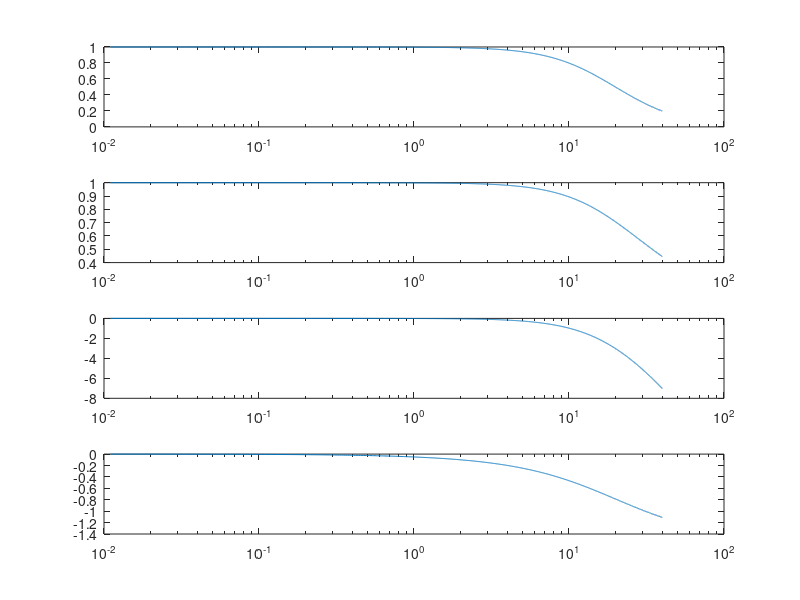

Write the MATLAB code that produced this figure.
clear
tau = 0.8e-2;
T = 2.5;
df = 1.10e-2;
f = (0:df:40);
lf = length(f);


for k = 1:lf
    H(k) = 1/(1 + 1j*2*pi*f(k)*tau);
    modH(k)= 1/sqrt(1 + (2*pi*f(k)*tau)^2);
    modHdb(k) = 20 * log10(modH(k));
    angH(k) = angle(H(k));
end
fc = 1/tau*2*pi
subplot(4,1,1)
    semilogx(f,H)
subplot(4,1,2)
    semilogx(f,modH)
subplot(4,1,3)
    semilogx(f,modHdb)
subplot(4,1,4)
    semilogx(f,angH)
